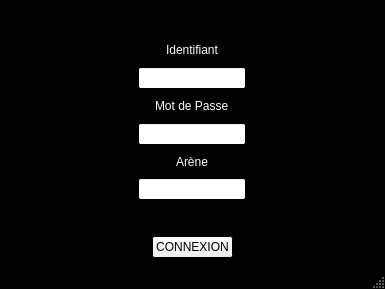
<?xml version="1.0" encoding="UTF-8"?>
<ui version="4.0">
 <class>MainWindow</class>
 <widget class="QMainWindow" name="MainWindow">
  <property name="geometry">
   <rect>
    <x>0</x>
    <y>0</y>
    <width>385</width>
    <height>289</height>
   </rect>
  </property>
  <property name="palette">
   <palette>
    <active>
     <colorrole role="Base">
      <brush brushstyle="SolidPattern">
       <color alpha="255">
        <red>255</red>
        <green>255</green>
        <blue>255</blue>
       </color>
      </brush>
     </colorrole>
     <colorrole role="Window">
      <brush brushstyle="SolidPattern">
       <color alpha="255">
        <red>0</red>
        <green>0</green>
        <blue>0</blue>
       </color>
      </brush>
     </colorrole>
    </active>
    <inactive>
     <colorrole role="Base">
      <brush brushstyle="SolidPattern">
       <color alpha="255">
        <red>255</red>
        <green>255</green>
        <blue>255</blue>
       </color>
      </brush>
     </colorrole>
     <colorrole role="Window">
      <brush brushstyle="SolidPattern">
       <color alpha="255">
        <red>0</red>
        <green>0</green>
        <blue>0</blue>
       </color>
      </brush>
     </colorrole>
    </inactive>
    <disabled>
     <colorrole role="Base">
      <brush brushstyle="SolidPattern">
       <color alpha="255">
        <red>0</red>
        <green>0</green>
        <blue>0</blue>
       </color>
      </brush>
     </colorrole>
     <colorrole role="Window">
      <brush brushstyle="SolidPattern">
       <color alpha="255">
        <red>0</red>
        <green>0</green>
        <blue>0</blue>
       </color>
      </brush>
     </colorrole>
    </disabled>
   </palette>
  </property>
  <property name="windowTitle">
   <string>MainWindow</string>
  </property>
  <widget class="QWidget" name="centralwidget">
   <property name="palette">
    <palette>
     <active>
      <colorrole role="WindowText">
       <brush brushstyle="SolidPattern">
        <color alpha="255">
         <red>255</red>
         <green>255</green>
         <blue>255</blue>
        </color>
       </brush>
      </colorrole>
      <colorrole role="Base">
       <brush brushstyle="SolidPattern">
        <color alpha="255">
         <red>255</red>
         <green>255</green>
         <blue>255</blue>
        </color>
       </brush>
      </colorrole>
      <colorrole role="Window">
       <brush brushstyle="SolidPattern">
        <color alpha="255">
         <red>0</red>
         <green>0</green>
         <blue>0</blue>
        </color>
       </brush>
      </colorrole>
     </active>
     <inactive>
      <colorrole role="WindowText">
       <brush brushstyle="SolidPattern">
        <color alpha="255">
         <red>255</red>
         <green>255</green>
         <blue>255</blue>
        </color>
       </brush>
      </colorrole>
      <colorrole role="Base">
       <brush brushstyle="SolidPattern">
        <color alpha="255">
         <red>255</red>
         <green>255</green>
         <blue>255</blue>
        </color>
       </brush>
      </colorrole>
      <colorrole role="Window">
       <brush brushstyle="SolidPattern">
        <color alpha="255">
         <red>0</red>
         <green>0</green>
         <blue>0</blue>
        </color>
       </brush>
      </colorrole>
     </inactive>
     <disabled>
      <colorrole role="WindowText">
       <brush brushstyle="SolidPattern">
        <color alpha="255">
         <red>120</red>
         <green>120</green>
         <blue>120</blue>
        </color>
       </brush>
      </colorrole>
      <colorrole role="Base">
       <brush brushstyle="SolidPattern">
        <color alpha="255">
         <red>0</red>
         <green>0</green>
         <blue>0</blue>
        </color>
       </brush>
      </colorrole>
      <colorrole role="Window">
       <brush brushstyle="SolidPattern">
        <color alpha="255">
         <red>0</red>
         <green>0</green>
         <blue>0</blue>
        </color>
       </brush>
      </colorrole>
     </disabled>
    </palette>
   </property>
   <layout class="QVBoxLayout" name="verticalLayout_2">
    <item>
     <layout class="QVBoxLayout" name="verticalLayout">
      <item>
       <spacer name="verticalSpacer_2">
        <property name="orientation">
         <enum>Qt::Vertical</enum>
        </property>
        <property name="sizeType">
         <enum>QSizePolicy::Preferred</enum>
        </property>
        <property name="sizeHint" stdset="0">
         <size>
          <width>20</width>
          <height>30</height>
         </size>
        </property>
       </spacer>
      </item>
      <item alignment="Qt::AlignHCenter">
       <widget class="QLabel" name="label">
        <property name="maximumSize">
         <size>
          <width>100</width>
          <height>100</height>
         </size>
        </property>
        <property name="text">
         <string>Identifiant</string>
        </property>
       </widget>
      </item>
      <item alignment="Qt::AlignHCenter">
       <widget class="QLineEdit" name="lineEdit_2">
        <property name="maximumSize">
         <size>
          <width>200</width>
          <height>16777215</height>
         </size>
        </property>
        <property name="text">
         <string/>
        </property>
       </widget>
      </item>
      <item alignment="Qt::AlignHCenter">
       <widget class="QLabel" name="label_2">
        <property name="maximumSize">
         <size>
          <width>100</width>
          <height>100</height>
         </size>
        </property>
        <property name="text">
         <string>Mot de Passe</string>
        </property>
       </widget>
      </item>
      <item alignment="Qt::AlignHCenter">
       <widget class="QLineEdit" name="lineEdit_3">
        <property name="maximumSize">
         <size>
          <width>200</width>
          <height>16777215</height>
         </size>
        </property>
       </widget>
      </item>
      <item alignment="Qt::AlignHCenter">
       <widget class="QLabel" name="label_3">
        <property name="maximumSize">
         <size>
          <width>100</width>
          <height>100</height>
         </size>
        </property>
        <property name="text">
         <string>Arène</string>
        </property>
       </widget>
      </item>
      <item alignment="Qt::AlignHCenter">
       <widget class="QLineEdit" name="lineEdit">
        <property name="maximumSize">
         <size>
          <width>200</width>
          <height>16777215</height>
         </size>
        </property>
       </widget>
      </item>
      <item>
       <spacer name="verticalSpacer">
        <property name="orientation">
         <enum>Qt::Vertical</enum>
        </property>
        <property name="sizeType">
         <enum>QSizePolicy::Preferred</enum>
        </property>
        <property name="sizeHint" stdset="0">
         <size>
          <width>20</width>
          <height>30</height>
         </size>
        </property>
       </spacer>
      </item>
      <item alignment="Qt::AlignHCenter">
       <widget class="QPushButton" name="pushButton">
        <property name="maximumSize">
         <size>
          <width>200</width>
          <height>200</height>
         </size>
        </property>
        <property name="text">
         <string>CONNEXION</string>
        </property>
       </widget>
      </item>
     </layout>
    </item>
   </layout>
  </widget>
  <widget class="QMenuBar" name="menubar">
   <property name="geometry">
    <rect>
     <x>0</x>
     <y>0</y>
     <width>385</width>
     <height>22</height>
    </rect>
   </property>
  </widget>
  <widget class="QStatusBar" name="statusbar"/>
 </widget>
 <resources/>
 <connections>
  <connection>
   <sender>lineEdit</sender>
   <signal>textChanged(QString)</signal>
   <receiver>MainWindow</receiver>
   <slot>onTextChange()</slot>
   <hints>
    <hint type="sourcelabel">
     <x>190</x>
     <y>197</y>
    </hint>
    <hint type="destinationlabel">
     <x>192</x>
     <y>191</y>
    </hint>
   </hints>
  </connection>
  <connection>
   <sender>lineEdit_2</sender>
   <signal>textChanged(QString)</signal>
   <receiver>MainWindow</receiver>
   <slot>onTextChange2()</slot>
   <hints>
    <hint type="sourcelabel">
     <x>190</x>
     <y>152</y>
    </hint>
    <hint type="destinationlabel">
     <x>192</x>
     <y>191</y>
    </hint>
   </hints>
  </connection>
  <connection>
   <sender>lineEdit_3</sender>
   <signal>textChanged(QString)</signal>
   <receiver>MainWindow</receiver>
   <slot>onTextChange3()</slot>
   <hints>
    <hint type="sourcelabel">
     <x>190</x>
     <y>242</y>
    </hint>
    <hint type="destinationlabel">
     <x>192</x>
     <y>191</y>
    </hint>
   </hints>
  </connection>
  <connection>
   <sender>pushButton</sender>
   <signal>clicked()</signal>
   <receiver>MainWindow</receiver>
   <slot>onButtonClick()</slot>
   <hints>
    <hint type="sourcelabel">
     <x>190</x>
     <y>280</y>
    </hint>
    <hint type="destinationlabel">
     <x>192</x>
     <y>191</y>
    </hint>
   </hints>
  </connection>
 </connections>
 <slots>
  <slot>onTextChange()</slot>
  <slot>onButtonClick()</slot>
  <slot>onTextChange2()</slot>
  <slot>onTextChange3()</slot>
 </slots>
</ui>
